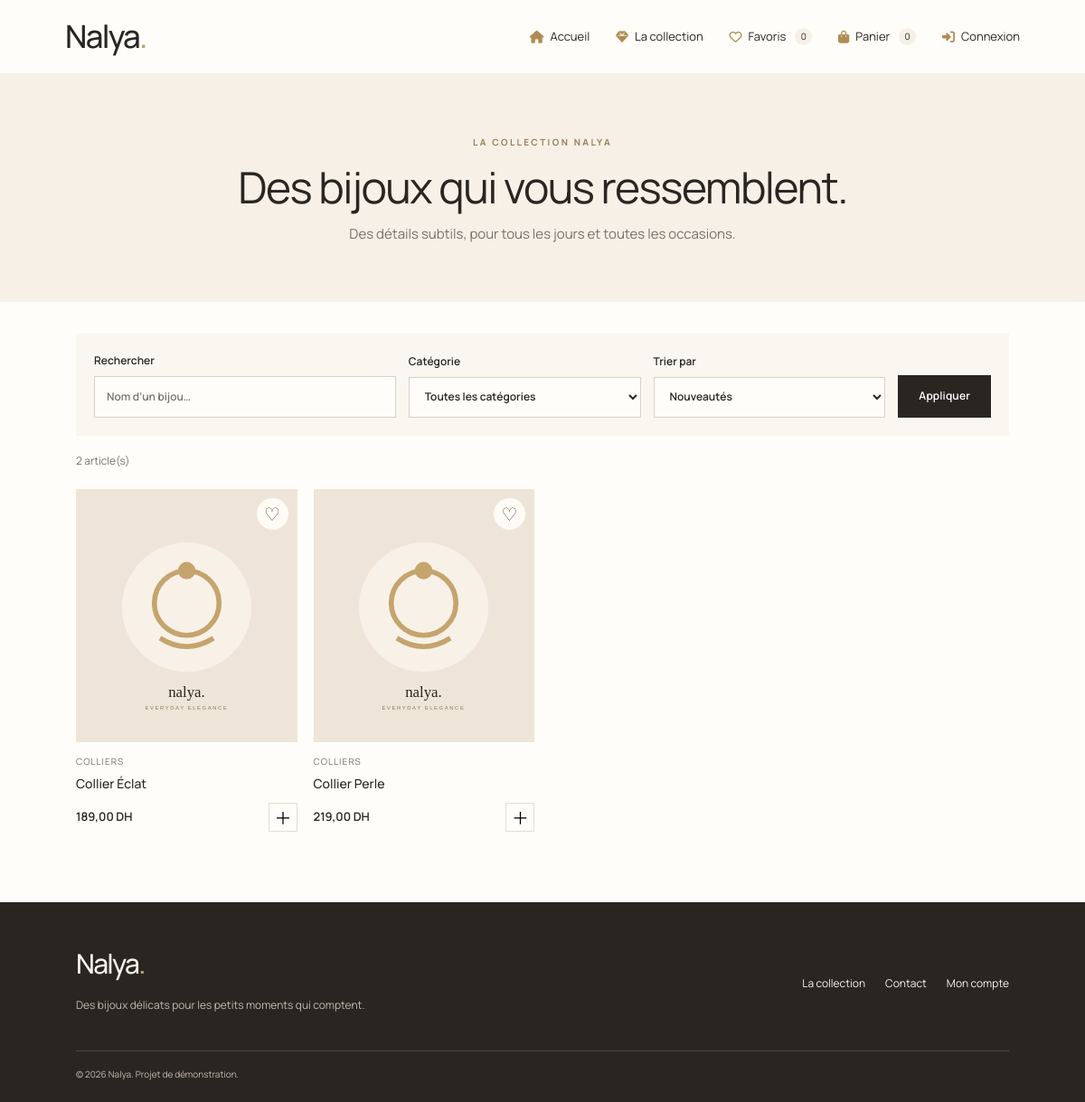
The app's page /products.php?category=Colliers with its own data.
### tables this page shows
CREATE TABLE products (
  id INT UNSIGNED AUTO_INCREMENT PRIMARY KEY,
  category_id INT UNSIGNED NOT NULL,
  name VARCHAR(160) NOT NULL,
  description TEXT NULL,
  price DECIMAL(10,2) NOT NULL DEFAULT 0.00,
  stock INT UNSIGNED NOT NULL DEFAULT 0,
  image VARCHAR(255) NULL,
  is_active TINYINT(1) NOT NULL DEFAULT 1,
  created_at TIMESTAMP NOT NULL DEFAULT CURRENT_TIMESTAMP,
  updated_at TIMESTAMP NOT NULL DEFAULT CURRENT_TIMESTAMP ON UPDATE CURRENT_TIMESTAMP,
  CONSTRAINT fk_products_category FOREIGN KEY(category_id) REFERENCES categories(id) ON UPDATE CASCADE ON DELETE RESTRICT,
  INDEX idx_products_active (is_active),
  INDEX idx_products_name (name)
);

CREATE TABLE categories (
  id INT UNSIGNED AUTO_INCREMENT PRIMARY KEY,
  name VARCHAR(100) NOT NULL UNIQUE,
  created_at TIMESTAMP NOT NULL DEFAULT CURRENT_TIMESTAMP
);

### includes/functions.php (called while the page is built, shortened)
<?php
function e(mixed $value): string {
    return htmlspecialchars((string)$value, ENT_QUOTES, 'UTF-8');
}
function money(mixed $amount): string {
    return number_format((float)$amount, 2, ',', ' ') . ' DH';
}
function image_url(?string $path): string {
    return $path;
}

### products.php (the view, shortened to what this page needs)
<?php
require __DIR__ . '/config/database.php';
require __DIR__ . '/includes/functions.php';
$categoryName = trim($_GET['category'] ?? '');
$categoryId = filter_input(INPUT_GET, 'category_id', FILTER_VALIDATE_INT);
$search = trim($_GET['q'] ?? '');
$sql = "SELECT p.*, c.name AS category_name FROM products p LEFT JOIN categories c ON c.id=p.category_id WHERE p.is_active=1";
$params = [];
if ($categoryId) { $sql .= " AND p.category_id=?"; $params[] = $categoryId; }
elseif ($categoryName !== '') { $sql .= " AND c.name=?"; $params[] = $categoryName; }
$sort = $_GET['sort'] ?? 'recent';
$sql .= match ($sort) { 'price_asc' => " ORDER BY p.price ASC", 'price_desc' => " ORDER BY p.price DESC", 'name' => " ORDER BY p.name ASC", default => " ORDER BY p.created_at DESC" };
$stmt = $pdo->prepare($sql); $stmt->execute($params); $products = $stmt->fetchAll();
require __DIR__ . '/includes/header.php';
?>
<section class="page-banner"><p class="eyebrow">LA COLLECTION NALYA</p><h1>Des bijoux qui vous ressemblent.</h1><p>Des détails subtils, pour tous les jours et toutes les occasions.</p></section>
<section class="section catalog-section">
  <form class="filters" method="get">
    <label>Rechercher<input type="search" name="q" value="<?= e($search) ?>" placeholder="Nom d’un bijou…"></label>
    <label>Catégorie<select name="category_id"><option value="">Toutes les catégories</option></select></label>
    <label>Trier par<select name="sort"><option value="recent" <?= $sort==='recent'?'selected':'' ?>>Nouveautés</option></select></label>
    <button class="btn btn-dark" type="submit">Appliquer</button>
  </form>
  <p class="result-count"><?= count($products) ?> article(s)</p>
  <?php if ($products): ?><div class="product-grid">
    <?php foreach ($products as $product): ?><article class="product-card">
      <button class="favorite-button" data-favorite="<?= (int)$product['id'] ?>" aria-label="Ajouter aux favoris">♡</button>
      <a class="product-photo" href="product-details.php?id=<?= (int)$product['id'] ?>"><img src="<?= e(image_url($product['image'])) ?>" alt="<?= e($product['name']) ?>"></a>
      <p class="product-category"><?= e($product['category_name'] ?? 'Collection Nalya') ?></p><h3><a href="product-details.php?id=<?= (int)$product['id'] ?>"><?= e($product['name']) ?></a></h3>
      <div class="product-card-bottom"><strong><?= money($product['price']) ?></strong><button class="add-mini" data-add-cart="<?= (int)$product['id'] ?>" data-name="<?= e($product['name']) ?>" data-price="<?= e($product['price']) ?>" data-stock="<?= (int)$product['stock'] ?>" data-image="<?= e(image_url($product['image'])) ?>">＋</button></div>
    </article><?php endforeach; ?>
  </div><?php else: ?><div class="empty-state"><h2>Aucun bijou trouvé</h2><p>Essayez une autre recherche ou catégorie.</p><a class="btn btn-outline" href="products.php">Réinitialiser les filtres</a></div><?php endif; ?>
</section>
<?php require __DIR__ . '/includes/footer.php'; ?>

### assets/css/style.css (style rules this page uses)
:root { --ivory: #f6f0e7; --gold: #c5a46d; --charcoal: #292622; --white: #ffffff; --beige: #eee5d8; --muted: #77716a; --border: #e5ddd1; --line: #e5ddd1; --success: #38573e; --danger: #a33a32; --shadow: 0 12px 35px rgba(41, 38, 34, 0.08); }
* { box-sizing:border-box }
html { scroll-behavior:smooth }
body { margin:0;background:#fffdf9;color:var(--charcoal);font-family:'Manrope',Arial,sans-serif;font-size:15px;line-height:1.65 }
a { color:inherit;text-decoration:none }
button,input,select,textarea { font:inherit }
button { cursor:pointer }
img { max-width:100%;display:block }
.eyebrow { font-size:10px;letter-spacing:2.4px;font-weight:700;color:#9b8054;margin:0 0 14px }
.hero h1,.page-banner h1,.detail-copy h1,.auth-card h1,.confirmation h1 { font-family:'Manrope',Georgia,serif;font-weight:400;font-size:clamp(42px,5vw,67px);line-height:1.12;letter-spacing:-1.5px;margin:0 0 22px }
.btn { display:inline-flex;justify-content:center;align-items:center;gap:20px;min-height:47px;padding:12px 22px;border:1px solid transparent;font-size:12px;font-weight:600;letter-spacing:.15px;transition:transform .2s,background .2s,border .2s }
.btn-dark { background:var(--charcoal);color:white }
.section { padding:78px clamp(20px,7vw,100px) }
.product-grid { display:grid;grid-template-columns:repeat(4,minmax(0,1fr));gap:24px 18px }
.product-card { position:relative;min-width:0 }
.product-photo { display:block;height:280px;background:var(--ivory);overflow:hidden;margin-bottom:13px }
.product-photo img { width:100%;height:100%;object-fit:cover;transition:transform .45s }
.favorite-button { position:absolute;right:10px;top:10px;width:35px;height:35px;border:0;border-radius:50%;background:rgba(255,253,249,.92);font-size:20px;z-index:2;color:#65584a }
.product-category { font-size:10px;letter-spacing:1px;text-transform:uppercase;color:var(--muted);margin:0 0 4px }
.product-card h3 { font-size:14px;font-weight:500;margin:0 0 10px }
.product-card-bottom { display:flex;justify-content:space-between;align-items:center;font-size:13px }
.product-card-bottom strong { font-weight:600 }
.add-mini { width:32px;height:32px;border:1px solid var(--line);background:transparent;font-size:19px;transition:all .2s }
.page-banner { text-align:center;background:var(--ivory);padding:67px 20px 62px }
.page-banner h1 { font-size:clamp(36px,4vw,52px);margin-bottom:14px }
.page-banner>p:last-child { color:var(--muted);margin:0 }
.catalog-section { padding-top:35px }
.filters { display:grid;grid-template-columns:1.3fr 1fr 1fr auto;align-items:end;gap:14px;padding:20px;background:#faf6f0;margin-bottom:18px }
.filters label,.form-stack label,.quantity-label { display:flex;flex-direction:column;gap:7px;font-size:12px;font-weight:600 }
.filters input,.filters select,.form-stack input,.form-stack textarea,.form-stack select,.quantity-label input,.inline-form input,.status-form select { width:100%;border:1px solid #ddd1c1;background:#fffdf9;padding:12px 13px;min-height:44px;border-radius:0;color:var(--charcoal);outline:none }
.result-count { font-size:12px;color:var(--muted);margin:15px 0 22px }
html, body, button, input, select, textarea { font-family: 'Manrope', Arial, sans-serif; }

### records on screen
products: image (placeholder picture), category.name "COLLIERS", name "Collier Éclat", price "189,00 DH"
products: image (placeholder picture), category.name "COLLIERS", name "Collier Perle", price "219,00 DH"

### other values on screen
count($products) "2"
